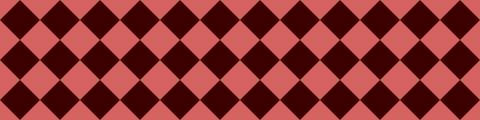
Frame 1 (no input)
Frame 60 (the mouse pressed at the canvas centre just before this capture): identical to frame 1, image omitted
Frame 120 (the mouse held since frame 60 and released just before this capture): identical to frame 1, image omitted

The Processing sketch that drew this single still picture (run headless with seeded random() and noise(); from frame 60 on, the mouse is pressed at the canvas centre):

// Processing sketch: sketch_4_10_2
// ── sketch_4_10_2.pde
void setup() {
  size(480, 120);
}

void draw() {
  noStroke();
  background(61, 0, 0);
  fill(212, 99, 98);
  for (int y = 0;y <= height;y += 40) {
    for (int x = 0;x <= width;x += 40) {
      quad(x, y-20, x+20, y, x, y+20, x-20, y);
    }
  }
}
